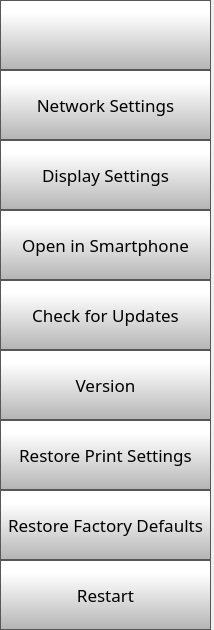
      <widget class="QWidget" name="scrollAreaWidgetContents">
       <property name="geometry">
        <rect>
         <x>0</x>
         <y>0</y>
         <width>214</width>
         <height>630</height>
        </rect>
       </property>
       <layout class="QVBoxLayout" name="verticalLayout">
        <property name="spacing">
         <number>0</number>
        </property>
        <property name="leftMargin">
         <number>0</number>
        </property>
        <property name="topMargin">
         <number>0</number>
        </property>
        <property name="rightMargin">
         <number>3</number>
        </property>
        <property name="bottomMargin">
         <number>0</number>
        </property>
        <item>
         <widget class="QPushButton" name="settingsBackButton">
          <property name="minimumSize">
           <size>
            <width>0</width>
            <height>70</height>
           </size>
          </property>
          <property name="font">
           <font>
            <family>Gotham Light</family>
            <pointsize>9</pointsize>
           </font>
          </property>
          <property name="styleSheet">
           <string notr="true">QPushButton {
     border: 1px solid rgb(87, 87, 87);
	background-color: qlineargradient(spread:pad, x1:0, y1:1, x2:0, y2:0.188, stop:0 rgba(180, 180, 180, 255), stop:1 rgba(255, 255, 255, 255));


}

QPushButton:pressed {
    background-color: qlineargradient(x1: 0, y1: 0, x2: 0, y2: 1,
                                      stop: 0 #dadbde, stop: 1 #f6f7fa);
}

QPushButton:flat {
    border: none; /* no border for a flat push button */
}

QPushButton:default {
    border-color: navy; /* make the default button prominent */
}</string>
          </property>
          <property name="text">
           <string/>
          </property>
          <property name="icon">
           <iconset>
            <normaloff>templates/img/arrows-4.png</normaloff>templates/img/arrows-4.png</iconset>
          </property>
          <property name="iconSize">
           <size>
            <width>50</width>
            <height>50</height>
           </size>
          </property>
          <property name="checkable">
           <bool>false</bool>
          </property>
          <property name="autoDefault">
           <bool>false</bool>
          </property>
          <property name="default">
           <bool>false</bool>
          </property>
          <property name="flat">
           <bool>false</bool>
          </property>
         </widget>
        </item>
        <item>
         <widget class="QPushButton" name="networkSettingsButton">
          <property name="minimumSize">
           <size>
            <width>0</width>
            <height>70</height>
           </size>
          </property>
          <property name="font">
           <font>
            <family>Gotham</family>
            <pointsize>13</pointsize>
           </font>
          </property>
          <property name="styleSheet">
           <string notr="true">QPushButton {
     border: 1px solid rgb(87, 87, 87);
	background-color: qlineargradient(spread:pad, x1:0, y1:1, x2:0, y2:0.188, stop:0 rgba(180, 180, 180, 255), stop:1 rgba(255, 255, 255, 255));


}

QPushButton:pressed {
    background-color: qlineargradient(x1: 0, y1: 0, x2: 0, y2: 1,
                                      stop: 0 #dadbde, stop: 1 #f6f7fa);
}

QPushButton:flat {
    border: none; /* no border for a flat push button */
}

QPushButton:default {
    border-color: navy; /* make the default button prominent */
}

QPushButton:focus {
	outline: none;
}</string>
          </property>
          <property name="text">
           <string>Network Settings</string>
          </property>
          <property name="iconSize">
           <size>
            <width>40</width>
            <height>40</height>
           </size>
          </property>
         </widget>
        </item>
        <item>
         <widget class="QPushButton" name="displaySettingsButton">
          <property name="minimumSize">
           <size>
            <width>0</width>
            <height>70</height>
           </size>
          </property>
          <property name="font">
           <font>
            <family>Gotham</family>
            <pointsize>13</pointsize>
           </font>
          </property>
          <property name="styleSheet">
           <string notr="true">QPushButton {
     border: 1px solid rgb(87, 87, 87);
	background-color: qlineargradient(spread:pad, x1:0, y1:1, x2:0, y2:0.188, stop:0 rgba(180, 180, 180, 255), stop:1 rgba(255, 255, 255, 255));


}

QPushButton:pressed {
    background-color: qlineargradient(x1: 0, y1: 0, x2: 0, y2: 1,
                                      stop: 0 #dadbde, stop: 1 #f6f7fa);
}

QPushButton:flat {
    border: none; /* no border for a flat push button */
}

QPushButton:default {
    border-color: navy; /* make the default button prominent */
}

QPushButton:focus {
	outline: none;
}</string>
          </property>
          <property name="text">
           <string>Display Settings</string>
          </property>
          <property name="iconSize">
           <size>
            <width>40</width>
            <height>40</height>
           </size>
          </property>
         </widget>
        </item>
        <item>
         <widget class="QPushButton" name="pairPhoneButton">
          <property name="minimumSize">
           <size>
            <width>0</width>
            <height>70</height>
           </size>
          </property>
          <property name="font">
           <font>
            <family>Gotham</family>
            <pointsize>13</pointsize>
           </font>
          </property>
          <property name="styleSheet">
           <string notr="true">QPushButton {
     border: 1px solid rgb(87, 87, 87);
	background-color: qlineargradient(spread:pad, x1:0, y1:1, x2:0, y2:0.188, stop:0 rgba(180, 180, 180, 255), stop:1 rgba(255, 255, 255, 255));


}

QPushButton:pressed {
    background-color: qlineargradient(x1: 0, y1: 0, x2: 0, y2: 1,
                                      stop: 0 #dadbde, stop: 1 #f6f7fa);
}

QPushButton:flat {
    border: none; /* no border for a flat push button */
}

QPushButton:default {
    border-color: navy; /* make the default button prominent */
}

QPushButton:focus {
	outline: none;
}</string>
          </property>
          <property name="text">
           <string>Open in Smartphone</string>
          </property>
          <property name="iconSize">
           <size>
            <width>40</width>
            <height>40</height>
           </size>
          </property>
         </widget>
        </item>
        <item>
         <widget class="QPushButton" name="OTAButton">
          <property name="minimumSize">
           <size>
            <width>0</width>
            <height>70</height>
           </size>
          </property>
          <property name="font">
           <font>
            <family>Gotham</family>
            <pointsize>13</pointsize>
           </font>
          </property>
          <property name="styleSheet">
           <string notr="true">QPushButton {
     border: 1px solid rgb(87, 87, 87);
	background-color: qlineargradient(spread:pad, x1:0, y1:1, x2:0, y2:0.188, stop:0 rgba(180, 180, 180, 255), stop:1 rgba(255, 255, 255, 255));


}

QPushButton:pressed {
    background-color: qlineargradient(x1: 0, y1: 0, x2: 0, y2: 1,
                                      stop: 0 #dadbde, stop: 1 #f6f7fa);
}

QPushButton:flat {
    border: none; /* no border for a flat push button */
}

QPushButton:default {
    border-color: navy; /* make the default button prominent */
}

QPushButton:focus {
	outline: none;
}</string>
          </property>
          <property name="text">
           <string>Check for Updates</string>
          </property>
          <property name="iconSize">
           <size>
            <width>40</width>
            <height>40</height>
           </size>
          </property>
         </widget>
        </item>
        <item>
         <widget class="QPushButton" name="versionButton">
          <property name="minimumSize">
           <size>
            <width>0</width>
            <height>70</height>
           </size>
          </property>
          <property name="font">
           <font>
            <family>Gotham</family>
            <pointsize>13</pointsize>
           </font>
          </property>
          <property name="styleSheet">
           <string notr="true">QPushButton {
     border: 1px solid rgb(87, 87, 87);
	background-color: qlineargradient(spread:pad, x1:0, y1:1, x2:0, y2:0.188, stop:0 rgba(180, 180, 180, 255), stop:1 rgba(255, 255, 255, 255));


}

QPushButton:pressed {
    background-color: qlineargradient(x1: 0, y1: 0, x2: 0, y2: 1,
                                      stop: 0 #dadbde, stop: 1 #f6f7fa);
}

QPushButton:flat {
    border: none; /* no border for a flat push button */
}

QPushButton:default {
    border-color: navy; /* make the default button prominent */
}

QPushButton:focus {
	outline: none;
}</string>
          </property>
          <property name="text">
           <string>Version</string>
          </property>
          <property name="iconSize">
           <size>
            <width>40</width>
            <height>40</height>
           </size>
          </property>
         </widget>
        </item>
        <item>
         <widget class="QPushButton" name="restorePrintSettingsButton">
          <property name="minimumSize">
           <size>
            <width>0</width>
            <height>70</height>
           </size>
          </property>
          <property name="font">
           <font>
            <family>Gotham</family>
            <pointsize>13</pointsize>
           </font>
          </property>
          <property name="styleSheet">
           <string notr="true">QPushButton {
     border: 1px solid rgb(87, 87, 87);
	background-color: qlineargradient(spread:pad, x1:0, y1:1, x2:0, y2:0.188, stop:0 rgba(180, 180, 180, 255), stop:1 rgba(255, 255, 255, 255));


}

QPushButton:pressed {
    background-color: qlineargradient(x1: 0, y1: 0, x2: 0, y2: 1,
                                      stop: 0 #dadbde, stop: 1 #f6f7fa);
}

QPushButton:flat {
    border: none; /* no border for a flat push button */
}

QPushButton:default {
    border-color: navy; /* make the default button prominent */
}

QPushButton:focus {
	outline: none;
}</string>
          </property>
          <property name="text">
           <string>Restore Print Settings</string>
          </property>
          <property name="iconSize">
           <size>
            <width>40</width>
            <height>40</height>
           </size>
          </property>
         </widget>
        </item>
        <item>
         <widget class="QPushButton" name="restoreFactoryDefaultsButton">
          <property name="minimumSize">
           <size>
            <width>0</width>
            <height>70</height>
           </size>
          </property>
          <property name="font">
           <font>
            <family>Gotham</family>
            <pointsize>13</pointsize>
           </font>
          </property>
          <property name="styleSheet">
           <string notr="true">QPushButton {
     border: 1px solid rgb(87, 87, 87);
	background-color: qlineargradient(spread:pad, x1:0, y1:1, x2:0, y2:0.188, stop:0 rgba(180, 180, 180, 255), stop:1 rgba(255, 255, 255, 255));


}

QPushButton:pressed {
    background-color: qlineargradient(x1: 0, y1: 0, x2: 0, y2: 1,
                                      stop: 0 #dadbde, stop: 1 #f6f7fa);
}

QPushButton:flat {
    border: none; /* no border for a flat push button */
}

QPushButton:default {
    border-color: navy; /* make the default button prominent */
}

QPushButton:focus {
	outline: none;
}</string>
          </property>
          <property name="text">
           <string>Restore Factory Defaults</string>
          </property>
          <property name="iconSize">
           <size>
            <width>40</width>
            <height>40</height>
           </size>
          </property>
         </widget>
        </item>
        <item>
         <widget class="QPushButton" name="restartButton">
          <property name="minimumSize">
           <size>
            <width>0</width>
            <height>70</height>
           </size>
          </property>
          <property name="font">
           <font>
            <family>Gotham</family>
            <pointsize>13</pointsize>
           </font>
          </property>
          <property name="styleSheet">
           <string notr="true">QPushButton {
     border: 1px solid rgb(87, 87, 87);
	background-color: qlineargradient(spread:pad, x1:0, y1:1, x2:0, y2:0.188, stop:0 rgba(180, 180, 180, 255), stop:1 rgba(255, 255, 255, 255));


}

QPushButton:pressed {
    background-color: qlineargradient(x1: 0, y1: 0, x2: 0, y2: 1,
                                      stop: 0 #dadbde, stop: 1 #f6f7fa);
}

QPushButton:flat {
    border: none; /* no border for a flat push button */
}

QPushButton:default {
    border-color: navy; /* make the default button prominent */
}

QPushButton:focus {
	outline: none;
}</string>
          </property>
          <property name="text">
           <string>Restart</string>
          </property>
          <property name="iconSize">
           <size>
            <width>40</width>
            <height>40</height>
           </size>
          </property>
         </widget>
        </item>
       </layout>
      </widget>
